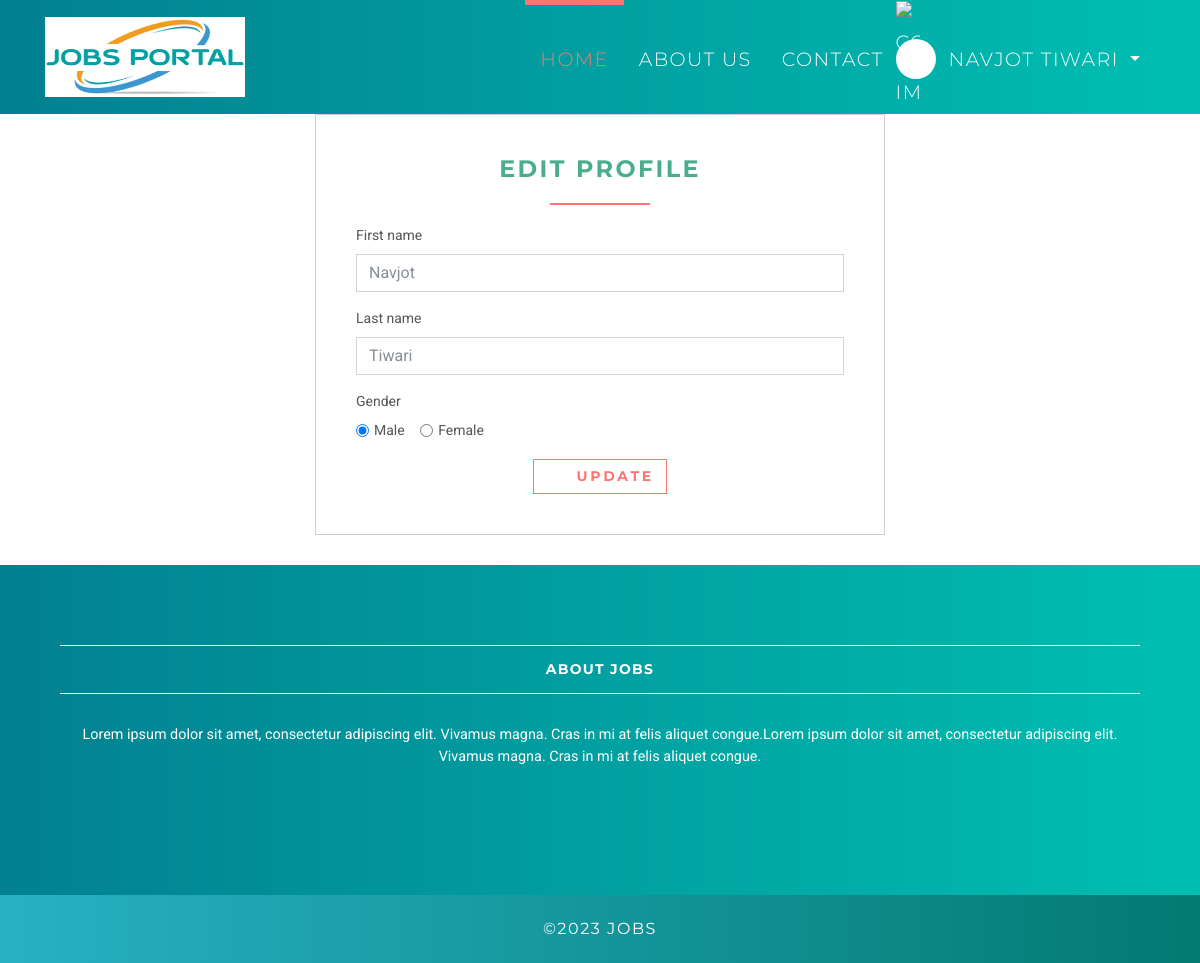
The app's page /employee/profile/update (signed in) with its own data.
### accounts/models.py (models this page shows, shortened)
class User(AbstractUser):
    username = None
    role = models.CharField(max_length=12, error_messages={
        'required': "Role must be provided"
    })
    gender = models.CharField(max_length=10, blank=True, null=True, default="")
    email = models.EmailField(unique=True, blank=False,
                              error_messages={
                                  'unique': "A user with that email already exists.",
                              })
    USERNAME_FIELD = "email"
    REQUIRED_FIELDS = []
    objects = UserManager()

### jobsapp/views/employee.py (the view)
# urls.py: path('employee/profile/update', EditProfileView.as_view(), name='employer-profile-update'),
class EditProfileView(UpdateView):
    model = User
    form_class = EmployeeProfileUpdateForm
    context_object_name = 'employee'
    template_name = 'jobs/employee/edit-profile.html'
    success_url = reverse_lazy('accounts:employer-profile-update')
    @method_decorator(login_required(login_url=reverse_lazy('accounts:login')))
    @method_decorator(user_is_employee)
    def dispatch(self, request, *args, **kwargs):
        return super().dispatch(self.request, *args, **kwargs)
    def get(self, request, *args, **kwargs):
        try:
            self.object = self.get_object()
        except Http404:
            raise Http404("User doesn't exists")
        return self.render_to_response(self.get_context_data())
    def get_object(self, queryset=None):
        obj = self.request.user
        print(obj)
        if obj is None:
            raise Http404("Job doesn't exists")
        return obj

### accounts/forms.py
class EmployeeProfileUpdateForm(forms.ModelForm):
    def __init__(self, *args, **kwargs):
        super(EmployeeProfileUpdateForm, self).__init__(*args, **kwargs)
        self.fields['first_name'].widget.attrs.update(
            {
                'placeholder': 'Enter First Name',
            }
        )
        self.fields['last_name'].widget.attrs.update(
            {
                'placeholder': 'Enter Last Name',
            }
        )
    class Meta:
        model = User
        fields = ["first_name", "last_name", "gender"]

### templates/jobs/employee/edit-profile.html (shortened to what this page needs)
{% extends 'base.html' %}
{% load static %}
{% block content %}
    <div class="col-lg-6 offset-3">
        <div class="box">
            <h3 class="headings">Edit Profile</h3>
            <form action="" method="post">
                {% for field in form %}
                    {% if field.name == 'gender' %}
                        <div class="form-group">
                            <label for="gender">Gender</label>
                            <br>
                            <div class="form-check form-check-inline">
                                <input class="form-check-input" {% if field.value == 'male' %} checked {% endif %}
                                       type="radio" name="gender" id="male gender"
                                       value="male">
                                <label class="form-check-label" for="male">Male</label>
                            </div>
                            <div class="form-check form-check-inline">
                                <input class="form-check-input" {% if field.value == 'female' %} checked {% endif %}
                                       type="radio" name="gender" id="female"
                                       value="female">
                                <label class="form-check-label" for="female">Female</label>
                            </div>
                        </div>
                    {% else %}
                        <div class="form-group">
                            <label for="id_{{ field.name }}">{{ field.label }}</label>
                            <input type="{{ field.field.widget.input_type }}"
                                   class="form-control"
                                   name="{{ field.name }}"
                                   id="id_{{ field.name }}"
                                   value="{{ field.value }}"
                                   placeholder="{{ field.field.widget.attrs.placeholder }}">
                        </div>
                    {% endif %}
                {% endfor %}
                <div class="text-center">
                    <button type="submit" class="btn btn-outline-white-primary">
                        <i class="fa fa-signing"></i> Update
                    </button>
                </div>
            </form>
        </div>
    </div>
{% endblock %}

### templates/base.html (shortened to what this page needs)
{% load static %}
<!DOCTYPE html>
<html>
<head>
    <link rel="stylesheet"
          href="{% static 'vendor/bootstrap/css/bootstrap.min.css' %}">
    <link rel="stylesheet"
          href="{% static 'vendor/font-awesome/css/font-awesome.min.css' %}">
    <link rel="stylesheet"
          href="{% static 'vendor/owl.carousel/assets/owl.carousel.css' %}">
    <link rel="stylesheet"
          href="{% static 'vendor/owl.carousel/assets/owl.theme.default.css' %}">
    <link rel="stylesheet" href="{% static 'css/style.default.css' %}"
          id="theme-stylesheet">
    <link rel="stylesheet" href="{% static 'css/custom.css' %}">
</head>
<body>
<header class="header">
    <nav class="navbar navbar-expand-lg">
        <div class="container">
            <a href="/" class="navbar-brand">
                <img src="{% static 'img/logos1.png' %}" alt="logo" class="d-none d-lg-block">
            </a>
            <div id="navbarSupportedContent" class="collapse navbar-collapse">
                <ul class="navbar-nav ml-auto">
                    <li class="nav-item active">
                        <a href="/" class="nav-link">Home <span class="sr-only">(current)</span></a>
                    </li>
                    <li class="nav-item">
                        <a href=" /aboutus" class="nav-link">About Us</a>
                    </li>
                    <li class="nav-item">
                        <a href="/contacts" class="nav-link">Contact</a>
                    </li>
                    {% if request.user.is_authenticated and request.user.role == 'employer' %}
                        <li class="nav-item dropdown">
                            <a id="clientZone" href="#" data-toggle="dropdown"
                               aria-haspopup="true" aria-expanded="false"
                               class="nav-link dropdown-toggle has-img mb-3 mb-lg-0 mt-3 mt-lg-0">
                                <div class="client-menu-image">
                                    <div class="inner">
                                        <img src="{% static 'img/company-1.png' %}"
                                             alt="company image"
                                             class="img-fluid">
                                    </div>
                                </div>
                                {% if request.user.role == 'employee' %}
                                    {{ request.user.first_name }} {{ request.user.last_name }}
                                {% else %}
                                    {{ request.user.first_name }}
                                {% endif %}
                            </a>
                            <div aria-labelledby="clientZone" class="dropdown-menu">
                                <a href="{% url 'jobs:employer-dashboard' %}" class="dropdown-item">Dashboard</a>
                                <a href="{% url 'jobs:employer-all-applicants' %}" class="dropdown-item">Applicants </a>
                                <a href="{% url 'jobs:employer-jobs-create' %}" class="dropdown-item">Post a new
                                    job </a>
                                <a href="{% url 'accounts:logout' %}" class="dropdown-item">Logout</a>
                            </div>
                        </li>
                    {% elif request.user.is_authenticated and request.user.role == 'employee' %}
                        <li class="nav-item dropdown">
                            <a id="clientZone" href="#" data-toggle="dropdown"
                               aria-haspopup="true" aria-expanded="false"
                               class="nav-link dropdown-toggle has-img mb-3 mb-lg-0 mt-3 mt-lg-0">
                                <div class="client-menu-image">
                                    <div class="inner">
                                        <img src="{% static 'img/company-1.png' %}"
                                             alt="company image"
                                             class="img-fluid">
                                    </div>
                                </div>
                                {% if request.user.role == 'employee' %}
                                    {{ request.user.first_name }} {{ request.user.last_name }}
                                {% else %}
                                    {{ request.user.first_name }}
                                {% endif %}
                            </a>
                        </li>
                    {% endif %}
                </ul>
            </div>
        </div>
    </nav>
</header>
<div>
    {% block content %} {% endblock %}
</div>
<footer class="footer">
    <div class="footer__block">
        <div class="container">
                <div class="col-lg-12 col-md-12  col-sm-6 mb-5 text-center">
                    <h4 class="h5">About Jobs</h4>
                    <p> Lorem ipsum dolor sit amet, consectetur adipiscing elit. Vivamus magna. Cras in mi at felis
                        aliquet congue.Lorem ipsum dolor sit amet, consectetur adipiscing elit. Vivamus magna. Cras in mi at felis
                        aliquet congue.</p>
                </div>
        </div>
    </div>
    <div class="footer__copyright">
        <div class="container">
                <div class="col-lg-12 col-md-12 col-sm-6 text-center">
                    <p>&copy;2023 Jobs</p>
                </div>
        </div>
    </div>
</footer>
</body>
</html>

### records on screen
User: user.first_name "NAVJOT", user.last_name "TIWARI", first_name "Navjot" "Tiwari", gender "☑", gender "☐ Female"

### other values on screen
{{ field.label }} "First name" "Last name"
